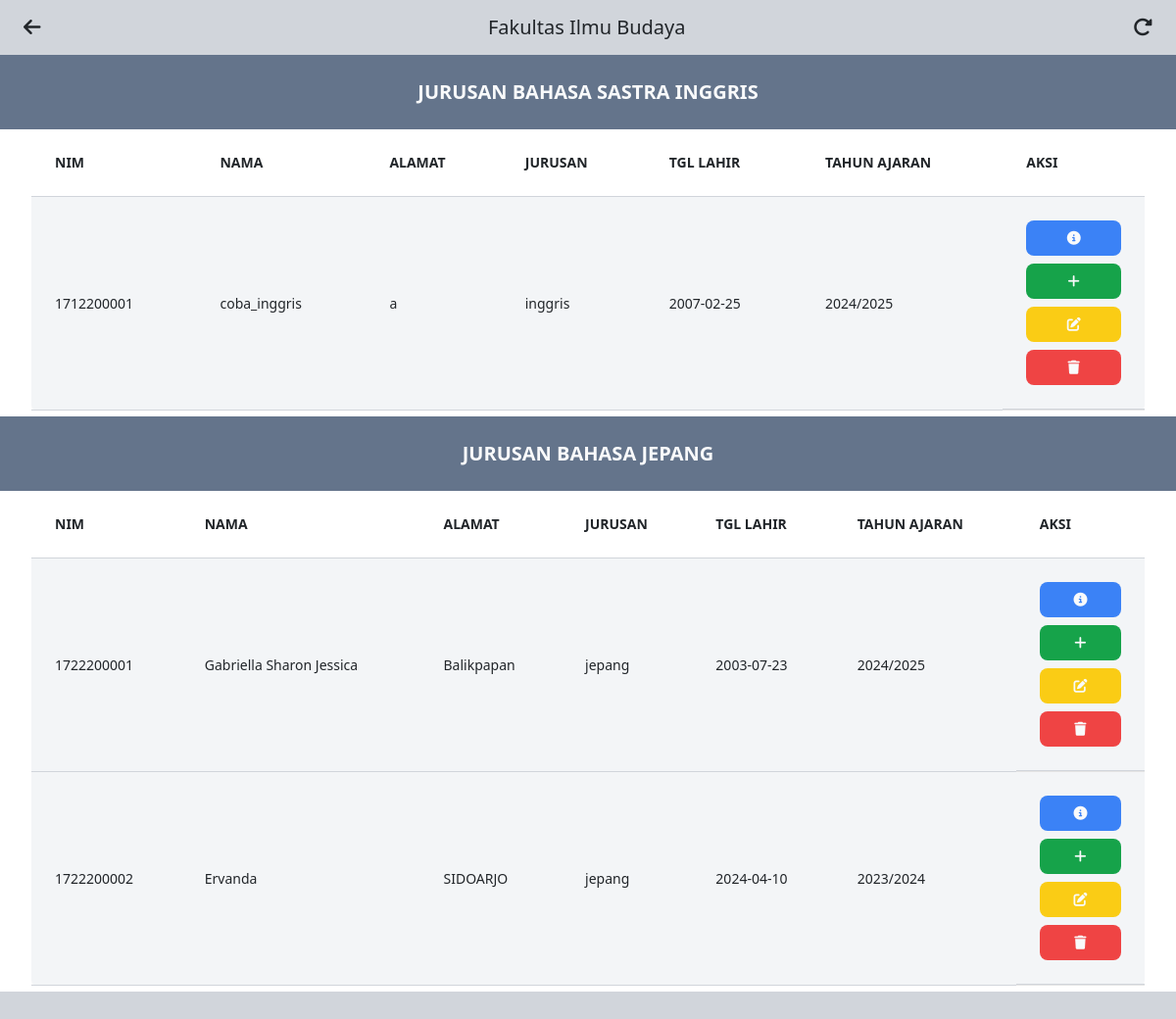
Screenshot of /daftarfakultas/budaya.php with the database file from the repository.
### tables this page shows
CREATE TABLE `tbl_mhsiswa` (
  `id_mahasiswa` int(11) NOT NULL,
  `nama_mahasiswa` varchar(75) DEFAULT NULL,
  `jns_kelamin` varchar(15) DEFAULT NULL,
  `tgl_lahir` date DEFAULT NULL,
  `status_mhs` varchar(35) DEFAULT NULL,
  `jurusan` varchar(75) DEFAULT NULL,
  `nim` varchar(15) DEFAULT NULL,
  `lulusan_sekolah` varchar(75) DEFAULT NULL,
  `tahun_ajaran` varchar(30) DEFAULT NULL,
  `pekerjaan` varchar(75) DEFAULT NULL,
  `alamat` varchar(200) DEFAULT NULL,
  `kelurahan` varchar(45) DEFAULT NULL,
  `kecamatan` varchar(45) DEFAULT NULL,
  `kota` varchar(45) DEFAULT NULL,
  `provinsi` varchar(75) DEFAULT NULL,
  `telp` varchar(50) DEFAULT NULL,
  `email` varchar(55) DEFAULT NULL,
  `website` varchar(75) DEFAULT NULL
);

### daftarfakultas/budaya.php (the view, shortened to what this page needs)
<?php
require ('../koneksi.php');
$Inggris = "SELECT * FROM tbl_mhsiswa WHERE jurusan='Inggris'";
$tbl_Inggris = mysqli_query($conn, $Inggris);
$Jepang = "SELECT * FROM tbl_mhsiswa WHERE jurusan='Jepang'";
$tbl_Jepang = mysqli_query($conn, $Jepang);
?>
<!DOCTYPE html>
<html lang="en">
<head>
  <link href="https://cdn.jsdelivr.net/npm/bootstrap@5.3.3/dist/css/bootstrap.min.css" rel="stylesheet"
 />
  <link rel="stylesheet" href="style3.css" />
  <link rel="stylesheet" href="https://cdnjs.cloudflare.com/ajax/libs/font-awesome/6.5.1/css/all.min.css" />
  <script src="https://cdn.tailwindcss.com"></script>
  <link href="https://cdnjs.cloudflare.com/ajax/libs/flowbite/2.3.0/flowbite.min.css" rel="stylesheet" />
</head>
<body class="bg-gray-300 mb-24">
  <div class="w-full flex justify-between items-center my-3 px-4">
    <a href="../daftarfakultas.php" class="fa-solid fa-arrow-left text-[20px]"></a>
    <h6 class="text-normal text-[20px] font-medium">Fakultas Ilmu Budaya</h6>
    <a class="fa-solid fa-rotate-right fa-spin text-[20px]" href="budaya.php"></a>
  </div>
  <section class="w-full bg-white text-center ">
    <h2 class="font-bold text-xl bg-slate-500 text-gray-50 py-4 uppercase">Jurusan Bahasa Sastra Inggris</h2>
    <div class="overflow-x-auto w- ">
      <div class="inline-block min-w-full lg:px-8">
        <div class="overflow-hidden">
          <table class="min-w-full text-left rounded text-sm font-light text-surface dark:text-black bg-slate-50">
            <thead class="bg-white font-normal dark:bg-body-dark border-b border-gray-300 uppercase">
              <tr>
                <th scope="col" class="px-6 py-4">NIM</th>
                <th scope="col" class="px-6 py-4">NAMA</th>
                <th scope="col" class="px-6 py-4">Alamat</th>
                <th scope="col" class="px-6 py-4">Jurusan</th>
                <th scope="col" class="px-6 py-4">Tgl Lahir</th>
                <th scope="col" class="px-6 py-4">Tahun ajaran</th>
                <th scope="col" class="px-6 py-4">Aksi</th>
              </tr>
            </thead>
            <tbody>
              <?php
              if (mysqli_num_rows($tbl_Inggris) > 0) {
                while ($row = mysqli_fetch_assoc($tbl_Inggris)) {
                  ?>
                  <tr class="cursor-pointer border-b border-neutral-200 bg-black/[0.02] dark:border-white/10 font-medium">
                    <td class="px-6 py-4 border-b border-gray-300">
                      <?php echo $row['nim']; ?>
                    </td>
                    <td class="px-6 py-4 border-b border-gray-300">
                      <?php echo $row['nama_mahasiswa']; ?>
                    </td>
                    <td class="px-6 py-4 border-b border-gray-300">
                      <?php echo $row['alamat']; ?>
                    </td>
                    <td class="px-6 py-4 border-b border-gray-300">
                      <?php echo $row['jurusan']; ?>
                    </td>
                    <td class="px-6 py-4 border-b border-gray-300">
                      <?php echo $row['tgl_lahir']; ?>
                    </td>
                    <td class="px-6 py-4 border-b border-gray-300">
                      <?php echo $row['tahun_ajaran']; ?>
                    </td>
                    <td class="flex flex-col px-6 py-4 border-b border-gray-300 gap-y-2">
                      <a class="rounded-lg py-2 px-4 bg-blue-500 text-gray-50 text-center"
                        href="profile.php?nim=<?php echo $row['nim'] ?>">
                        <i class="fa-solid fa-circle-info"></i>
                      </a>
                      <a class="rounded-lg py-2 px-4 bg-green-600 text-gray-50 text-center"
                        href="isinilai.php?nim=<?php echo $row['nim'] ?>">
                        <i class="fa-solid fa-plus"></i>
                      </a>
                      <a class="rounded-lg py-2 px-4 bg-yellow-400 text-gray-50 text-center"
                        href="editdatamhs.php?nim=<?php echo $row['nim'] ?>">
                        <i class="fa-solid fa-pen-to-square"></i>
                      </a>
                      <a class="rounded-lg py-2 px-4 bg-red-500 text-gray-50 text-center"
                        onclick="deleteData('<?php echo $row['nim']; ?>')">
                        <i class="fa-solid fa-trash"></i>
                      </a>
                    </td>
                  </tr>
                  <?php
                }
              } else {
                ?>
                <tr>
                  <td colspan="6">Tidak ada data yang tersedia</td>
                </tr>
                <?php
              }
              ?>
            </tbody>
          </table>
        </div>
      </div>
    </div>
  </section>
  <section class="w-full bg-white text-center ">
    <h2 class="font-bold text-xl bg-slate-500 text-gray-50 py-4 uppercase"> Jurusan Bahasa Jepang</h2>
    <div class="overflow-x-auto w- ">
      <div class="inline-block min-w-full lg:px-8">
        <div class="overflow-hidden">
          <table class="min-w-full text-left rounded text-sm font-light text-surface dark:text-black bg-slate-50">
            <thead class="bg-white font-normal dark:bg-body-dark border-b border-gray-300 uppercase">
              <tr>
                <th scope="col" class="px-6 py-4">NIM</th>
                <th scope="col" class="px-6 py-4">NAMA</th>
                <th scope="col" class="px-6 py-4">Alamat</th>
                <th scope="col" class="px-6 py-4">Jurusan</th>
                <th scope="col" class="px-6 py-4">Tgl Lahir</th>
                <th scope="col" class="px-6 py-4">Tahun ajaran</th>
                <th scope="col" class="px-6 py-4">Aksi</th>
              </tr>
            </thead>
            <tbody>
              <?php
              if (mysqli_num_rows($tbl_Jepang) > 0) {
                while ($row = mysqli_fetch_assoc($tbl_Jepang)) {
                  ?>
                  <tr class="cursor-pointer border-b border-neutral-200 bg-black/[0.02] dark:border-white/10 font-medium">
                    <td class="px-6 py-4 border-b border-gray-300">
                      <?php echo $row['nim']; ?>
                    </td>
                    <td class="px-6 py-4 border-b border-gray-300">
                      <?php echo $row['nama_mahasiswa']; ?>
                    </td>
                    <td class="px-6 py-4 border-b border-gray-300">
                      <?php echo $row['alamat']; ?>
                    </td>
                    <td class="px-6 py-4 border-b border-gray-300">
                      <?php echo $row['jurusan']; ?>
                    </td>
                    <td class="px-6 py-4 border-b border-gray-300">
                      <?php echo $row['tgl_lahir']; ?>
                    </td>
                    <td class="px-6 py-4 border-b border-gray-300">
                      <?php echo $row['tahun_ajaran']; ?>
                    </td>
                    <td class="flex flex-col px-6 py-4 border-b border-gray-300 gap-y-2">
                      <a class="rounded-lg py-2 px-4 bg-blue-500 text-gray-50 text-center"
                        href="profile.php?nim=<?php echo $row['nim'] ?>">
                        <i class="fa-solid fa-circle-info"></i>
                      </a>
                      <a class="rounded-lg py-2 px-4 bg-green-600 text-gray-50 text-center"
                        href="isinilai.php?nim=<?php echo $row['nim'] ?>">
                        <i class="fa-solid fa-plus"></i>
                      </a>
                      <a class="rounded-lg py-2 px-4 bg-yellow-400 text-gray-50 text-center"
                        href="editdatamhs.php?nim=<?php echo $row['nim'] ?>">
                        <i class="fa-solid fa-pen-to-square"></i>
                      </a>
                      <a class="rounded-lg py-2 px-4 bg-red-500 text-gray-50 text-center"
                        onclick="deleteData('<?php echo $row['nim']; ?>')">
                        <i class="fa-solid fa-trash"></i>
                      </a>
                    </td>
                  </tr>
                  <?php
                }
              } else {
                ?>
                <tr>
                  <td colspan="6">Tidak ada data yang tersedia</td>
                </tr>
                <?php
              }
              ?>
            </tbody>
          </table>
        </div>
      </div>
    </div>
  </section>
</body>
</html>

### style3.css (style rules this page uses)
* { padding: 0; margin: 0; }
body { background-color: #ced7e0; }

### rows the page displays
tbl_mhsiswa: nim "1712200001", nama_mahasiswa "coba_inggris", alamat "a", jurusan "inggris", tgl_lahir "2007-02-25", tahun_ajaran "2024/2025"
tbl_mhsiswa: nim "1722200001", nama_mahasiswa "Gabriella Sharon Jessica", alamat "Balikpapan", jurusan "jepang", tgl_lahir "2003-07-23", tahun_ajaran "2024/2025"
tbl_mhsiswa: nim "1722200002", nama_mahasiswa "Ervanda", alamat "SIDOARJO", jurusan "jepang", tgl_lahir "2024-04-10", tahun_ajaran "2023/2024"
